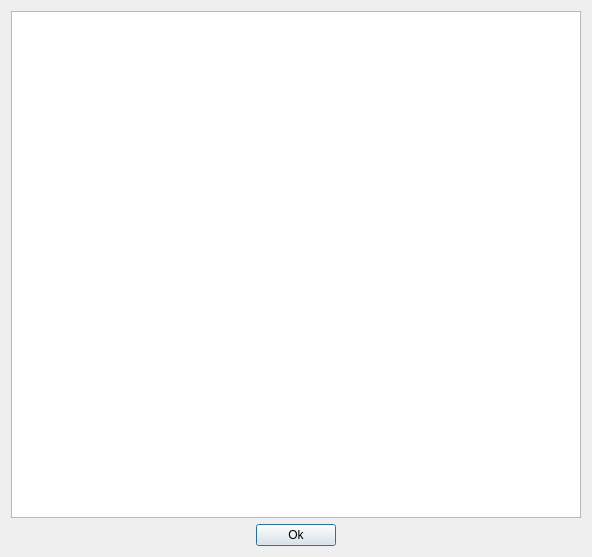
<?xml version="1.0" encoding="UTF-8"?>
<ui version="4.0">
 <class>Dialog</class>
 <widget class="QDialog" name="Dialog">
  <property name="geometry">
   <rect>
    <x>0</x>
    <y>0</y>
    <width>592</width>
    <height>557</height>
   </rect>
  </property>
  <property name="windowTitle">
   <string>Dialog</string>
  </property>
  <layout class="QVBoxLayout" name="verticalLayout_2">
   <item>
    <layout class="QVBoxLayout" name="verticalLayout">
     <item>
      <widget class="QTextEdit" name="textEdit"/>
     </item>
     <item>
      <layout class="QHBoxLayout" name="horizontalLayout_2">
       <item>
        <spacer name="horizontalSpacer">
         <property name="orientation">
          <enum>Qt::Horizontal</enum>
         </property>
         <property name="sizeHint" stdset="0">
          <size>
           <width>40</width>
           <height>20</height>
          </size>
         </property>
        </spacer>
       </item>
       <item>
        <widget class="QPushButton" name="pushButton">
         <property name="text">
          <string>Ok</string>
         </property>
        </widget>
       </item>
       <item>
        <spacer name="horizontalSpacer_2">
         <property name="orientation">
          <enum>Qt::Horizontal</enum>
         </property>
         <property name="sizeHint" stdset="0">
          <size>
           <width>40</width>
           <height>20</height>
          </size>
         </property>
        </spacer>
       </item>
      </layout>
     </item>
    </layout>
   </item>
  </layout>
 </widget>
 <resources/>
 <connections>
  <connection>
   <sender>pushButton</sender>
   <signal>clicked()</signal>
   <receiver>Dialog</receiver>
   <slot>close()</slot>
   <hints>
    <hint type="sourcelabel">
     <x>311</x>
     <y>534</y>
    </hint>
    <hint type="destinationlabel">
     <x>386</x>
     <y>536</y>
    </hint>
   </hints>
  </connection>
 </connections>
</ui>
